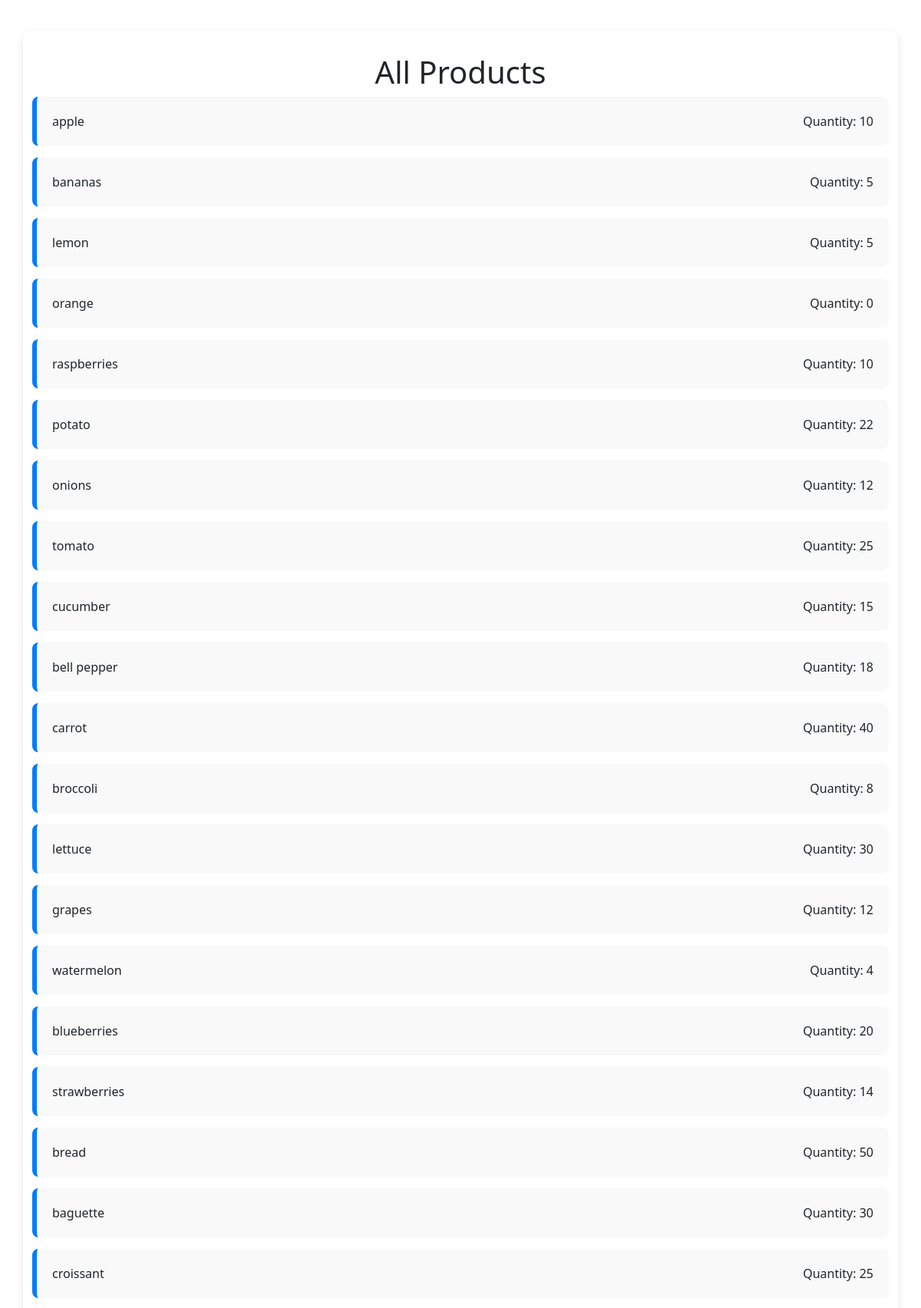
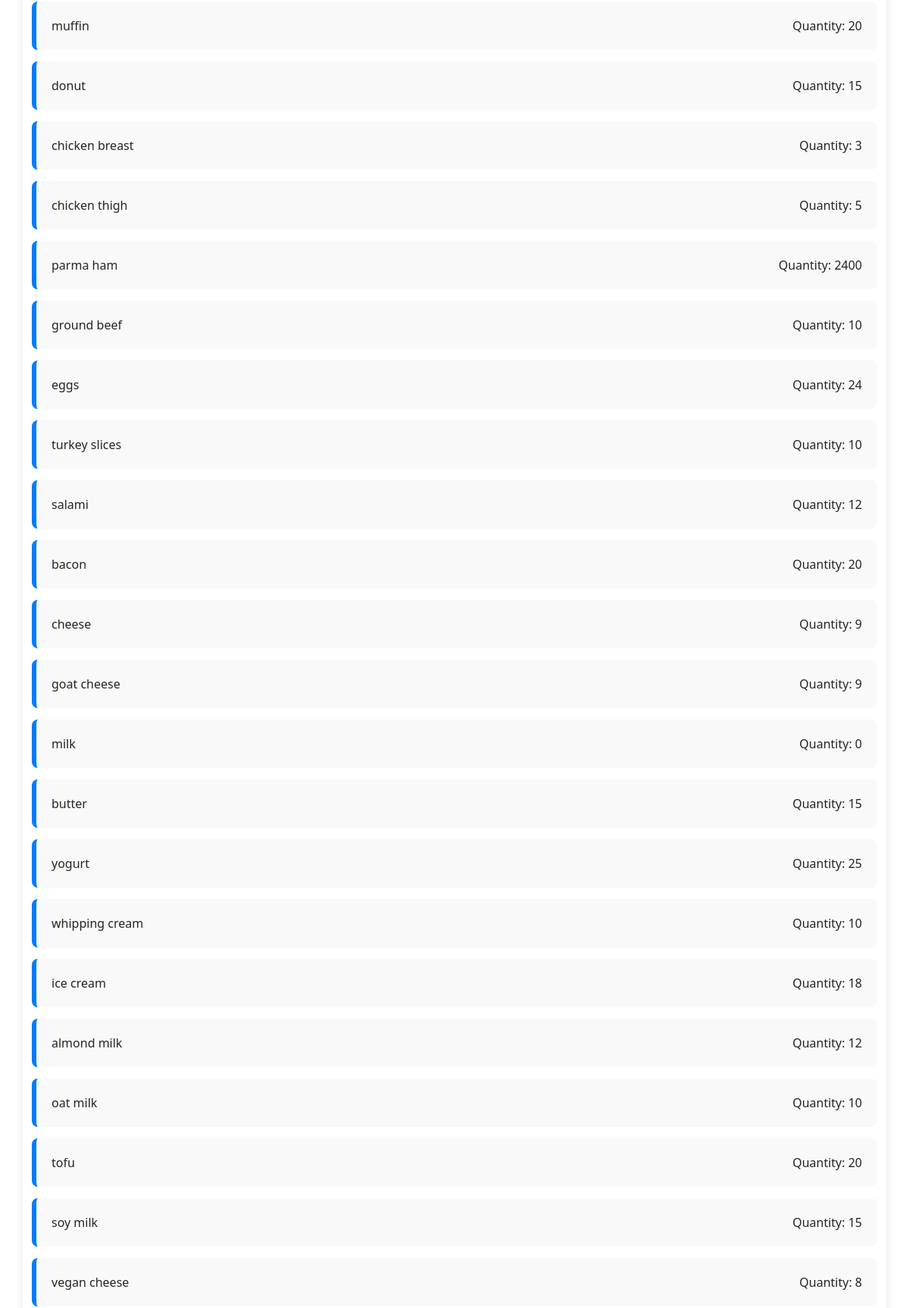
Page /products (upper part) on the committed database (2 pictures, top to bottom).
### models/product.py (models this page shows, shortened)
class Product(db.Model):
    __tablename__ = "product"
    id = mapped_column(Integer, primary_key=True, autoincrement=True)
    name = mapped_column(String)
    qty = mapped_column(Integer, default=0)
    price = mapped_column(Float)
    category_id = mapped_column(Integer, ForeignKey("categories.id"))
    category = relationship("Category", back_populates="products")
    product_order = relationship("ProductOrder", back_populates="product")

### routes/html.py (the view)
@html_routes.route("/products")
def show_products():
    products = db.session.execute(db.select(Product)).scalars()
    return render_template("products.html", data=products)

### templates/products.html (shortened to what this page needs)
{% extends "base.html" %}
{% block content %}
    <h1>All Products</h1>
    <ul class="customers-list">
        {% for product in data %}
        <li>
            <div class="customer-info">
                <span class="customer-name">{{ product.name }}</span>
                <span class="customer-phone">Quantity: {{ product.qty }}</span>
            </div>
        </li>
        {% endfor %}
    </ul>
{% endblock %}

### static/style.css (style rules this page uses)
body { background-color: #a3a2a2; color: #333; font-family: "Segoe UI", Tahoma, Geneva, Verdana, sans-serif; margin: 0; padding: 0; min-height: 100vh; }
h1 { color: #222; font-weight: 600; text-align: center; margin-bottom: 30px; }
ul.customers-list { list-style: none; padding: 0; }
ul.customers-list li { background-color: #f9f9f9; border-left: 6px solid #007BFF; margin-bottom: 15px; padding: 20px; border-radius: 8px; }
.customer-info { display: flex; justify-content: space-between; flex-wrap: wrap; }

### rows in the picture
Product: name "apple", qty "10"
Product: name "bananas", qty "5"
Product: name "lemon", qty "5"
Product: name "orange", qty "0"
Product: name "raspberries", qty "10"
Product: name "potato", qty "22"
Product: name "onions", qty "12"
Product: name "tomato", qty "25"
Product: name "cucumber", qty "15"
Product: name "bell pepper", qty "18"
Product: name "carrot", qty "40"
Product: name "broccoli", qty "8"
Product: name "lettuce", qty "30"
Product: name "grapes", qty "12"
Product: name "watermelon", qty "4"
Product: name "blueberries", qty "20"
Product: name "strawberries", qty "14"
Product: name "bread", qty "50"
Product: name "baguette", qty "30"
Product: name "croissant", qty "25"
Product: name "muffin", qty "20"
Product: name "donut", qty "15"
Product: name "chicken breast", qty "3"
Product: name "chicken thigh", qty "5"
Product: name "parma ham", qty "2400"
Product: name "ground beef", qty "10"
Product: name "eggs", qty "24"
Product: name "turkey slices", qty "10"
Product: name "salami", qty "12"
Product: name "bacon", qty "20"
Product: name "cheese", qty "9"
Product: name "goat cheese", qty "9"
Product: name "milk", qty "0"
Product: name "butter", qty "15"
Product: name "yogurt", qty "25"
Product: name "whipping cream", qty "10"
Product: name "ice cream", qty "18"
Product: name "almond milk", qty "12"
Product: name "oat milk", qty "10"
Product: name "tofu", qty "20"
Product: name "soy milk", qty "15"
Product: name "vegan cheese", qty "8"
